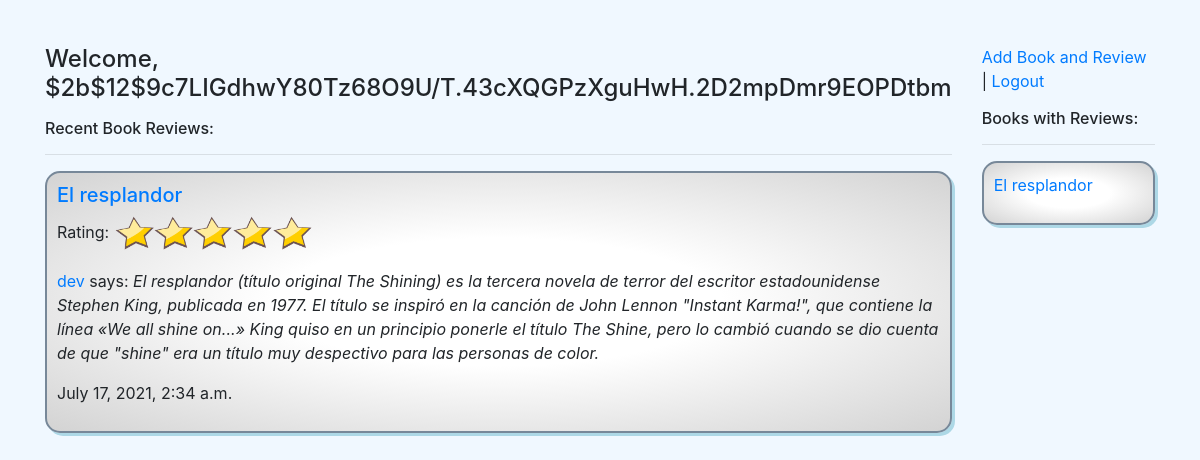
The page /books (signed in) on the database its author committed.
### Dojo_app/models.py (models this page shows)
class User(models.Model):
    name=models.CharField(max_length=255)
    alias=models.CharField(max_length=255)
    email=models.CharField(max_length=255)
    password=models.CharField(max_length=255)
    created_at=models.DateTimeField(auto_now_add=True)
    updated_at=models.DateTimeField(auto_now=True)
    objects = UserManager()

class Review(models.Model):
    review=models.TextField()
    rating=models.IntegerField()
    poster=models.ForeignKey(User, related_name="posters",on_delete=models.CASCADE,)
    subject=models.ForeignKey(Book, related_name="subjects",on_delete=models.CASCADE,)
    created_at=models.DateTimeField(auto_now_add=True)
    updated_at=models.DateTimeField(auto_now=True)

class Book(models.Model):
    title=models.CharField(max_length=255)
    author=models.ForeignKey(Author, related_name="books", on_delete=models.CASCADE,)
    created_at=models.DateTimeField(auto_now_add=True)
    updated_at=models.DateTimeField(auto_now=True)
    objects = BookManager()

### Dojo_app/views.py (the view)
# urls.py: path('books',views.wall),
def wall(request):
    if 'user' in request.session:
        user=User.objects.get(id=request.session['user'])
        all_books=Book.objects.all()
        all_reviews=Review.objects.all().order_by('-created_at')
        context={
            "profile":user,
            "books":all_books,
            "reviews":all_reviews,
        }
        return render(request,'wall.html',context)
    else:
        messages.error(request, 'You must be logged in to access site',extra_tags="out")
        return redirect('/')

### Dojo_app/templates/wall.html (shortened to what this page needs)
<!DOCTYPE html>
<html lang="en">
<head>
    <link rel="stylesheet" href="https://stackpath.bootstrapcdn.com/bootstrap/4.3.1/css/bootstrap.min.css">
    {% load static %}
    <link rel="stylesheet" href="{% static "app_one/css/index.css" %}">
</head>
<body class="bodyStyle">
    <div class="container">
        <div class="row">
            <div class="col ">
                <h4>Welcome, {{profile.alias}}</h4>
                <h6>Recent Book Reviews:</h6>
                <hr>
                {% for review in reviews|slice:":3" %}
                <div class=reviewBox>
                    <h5><a href="books/{{review.subject.id}}">{{review.subject.title}}</a></h5>
                    {% load static %}
                    <p>Rating: <img class="stars" src='/static/images/{{review.rating}}.png'></p>
                    <p><a href="users/{{review.poster.id}}">{{review.poster.alias}}</a> says:
                    <span class="font-italic">{{review.review}}</span>
                    </p>
                    <p>{{review.created_at}}</p>
                </div>
                {% endfor %}
            </div>
            <div class="col">
                <span class="col-span col-right"><a href="books/add">Add Book and Review</a> | <a href="logout">Logout</a></span>
                <h6>Books with Reviews:</h6>
                <hr>
                <div class="booklist reviewBox">
                    {% for book in books %}
                        <p><a href="books/{{book.id}}">{{book.title}}</a></p>
                    {% endfor %}
                </div>
            </div>
        </div>
    </div>
</body>
</html>

### Dojo_app/static/css/index.css (style rules this page uses)
.bodyStyle { background-color: aliceblue; padding-top: 45px; }
.booklist { max-height: 500px; overflow: scroll; }
.reviewBox { border: solid 2px lightslategray; box-shadow: 3px 3px lightblue; border-radius: 15px; padding: 10px; margin-bottom: 15px; background-image: radial-gradient(white 35%, lightgray) }

### Dojo_app/templates/wall.html (style rules this page uses)
.stars { width:200px; }

### rows shown on the page
User: alias "$2b$12$9c7LIGdhwY80Tz68O9U/T.43cXQGPzXguHwH.2D2mpDmr9EOPDtbm"
Review: subject "El resplandor", poster.alias "dev", review "El resplandor (título original The Shining) es la tercera novela de terror del escritor estadounidense Stephen King, publicada en 1977. El título se inspiró en la canción de John Lennon \"Instant Karma!\", que contiene la línea «We all shine on...» King quiso en un principio ponerle el título The Shine, pero lo cambió cuando se dio cuenta de que \"shine\" era un título muy despectivo para las personas de color.", created_at "July 17, 2021, 2:34 a.m."
Book: title "El resplandor"
